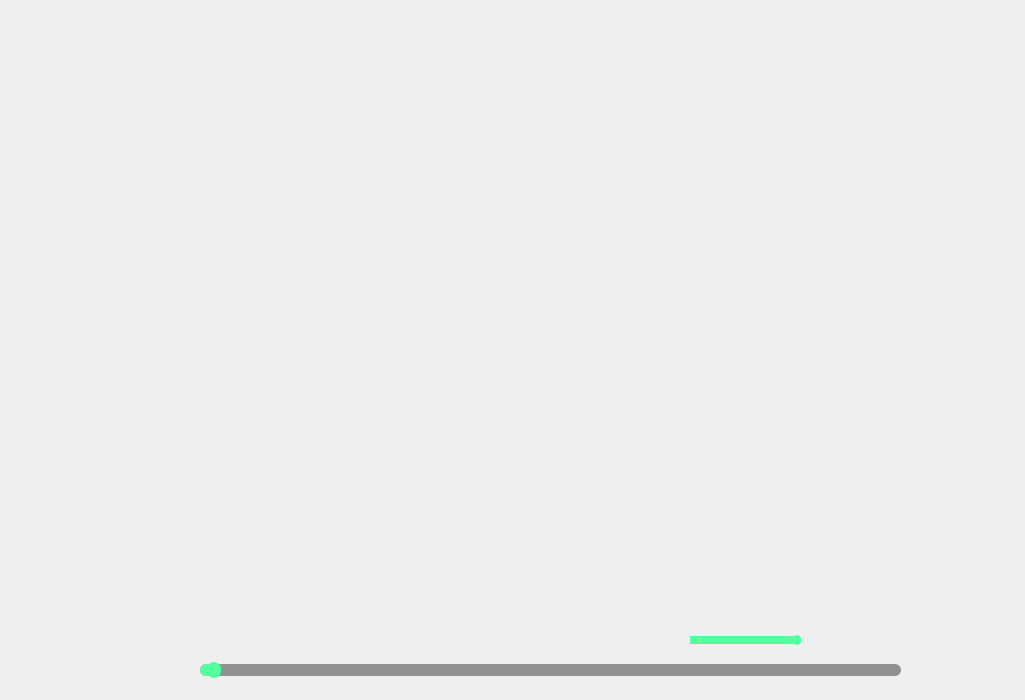
<?xml version="1.0" encoding="UTF-8"?>
<ui version="4.0">
 <class>MainWindow</class>
 <widget class="QMainWindow" name="MainWindow">
  <property name="geometry">
   <rect>
    <x>0</x>
    <y>0</y>
    <width>1025</width>
    <height>700</height>
   </rect>
  </property>
  <property name="windowTitle">
   <string>MainWindow</string>
  </property>
  <widget class="QWidget" name="centralwidget">
   <widget class="QSlider" name="MusicSlider">
    <property name="geometry">
     <rect>
      <x>200</x>
      <y>660</y>
      <width>701</width>
      <height>20</height>
     </rect>
    </property>
    <property name="autoFillBackground">
     <bool>false</bool>
    </property>
    <property name="styleSheet">
     <string notr="true">QSlider::groove:horizontal{ 
height: 12px; 
left:  0px; 
right: 0px; 
border:0px;             
border-radius:6px;
background:rgba(0,0,0,100);            
} 
QSlider::handle:horizontal{ 
border-radius: 7px;
width:  14px;  
height: 10px;
margin: -2px -0px;
background: rgb(84,255,159);
} 
QSlider::sub-page:horizontal
{
border-radius:6px;
background:rgba(84,255,159,1);
}</string>
    </property>
    <property name="minimum">
     <number>0</number>
    </property>
    <property name="maximum">
     <number>100</number>
    </property>
    <property name="value">
     <number>1</number>
    </property>
    <property name="orientation">
     <enum>Qt::Horizontal</enum>
    </property>
   </widget>
   <widget class="QSlider" name="VolSlider">
    <property name="geometry">
     <rect>
      <x>690</x>
      <y>630</y>
      <width>111</width>
      <height>20</height>
     </rect>
    </property>
    <property name="autoFillBackground">
     <bool>false</bool>
    </property>
    <property name="styleSheet">
     <string notr="true">QSlider::groove:horizontal{ 
height: 8px; 
left:  0px; 
right: 0px; 
border:0px;             
border-radius:4px;
background:rgba(0,0,0,100);            
} 
QSlider::handle:horizontal{ 
border-radius: 4px;
width:  8px;  
height: 10px;
margin: -1px -0px;
background: rgb(84,255,159);
} 
QSlider::sub-page:horizontal
{
border-radius:6px;
background:rgba(84,255,159,1);
}</string>
    </property>
    <property name="maximum">
     <number>100</number>
    </property>
    <property name="value">
     <number>100</number>
    </property>
    <property name="orientation">
     <enum>Qt::Horizontal</enum>
    </property>
   </widget>
  </widget>
 </widget>
 <resources/>
 <connections/>
</ui>
